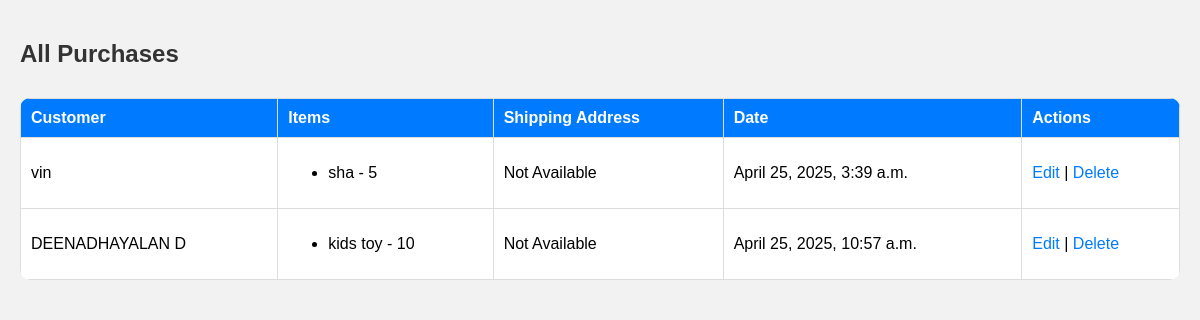
Page /purchases/ on the committed database.
### store/models.py (models this page shows, shortened)
class Purchase(models.Model):
    customer_name = models.CharField(max_length=100)
    date = models.DateTimeField(auto_now_add=True)

class PurchaseItem(models.Model):
    purchase = models.ForeignKey(Purchase, on_delete=models.CASCADE)
    item = models.ForeignKey(Item, on_delete=models.CASCADE)
    quantity = models.PositiveIntegerField()

class Item(models.Model):
    name = models.CharField(max_length=100)
    item_type = models.CharField(max_length=100)
    stock = models.PositiveIntegerField()

### store/views.py (the view)
# urls.py: path('purchases/', views.list_purchases, name='list_purchases'),
def list_purchases(request):
    purchases = Purchase.objects.all()
    return render(request, 'store/list_purchases.html', {'purchases': purchases})

### store/templates/store/list_purchases.html (shortened to what this page needs)
{% load static %}
<!DOCTYPE html>
<html>
<head>
    <link rel="stylesheet" href="{% static 'store/style.css' %}">
</head>
<body>
    <h2>All Purchases</h2>
    <table>
        <thead>
            <tr>
                <th>Customer</th>
                <th>Items</th>
                <th>Shipping Address</th>
                <th>Date</th>
                <th>Actions</th>
            </tr>
        </thead>
        <tbody>
            {% for purchase in purchases %}
            <tr>
                <td>{{ purchase.customer_name }}</td>
                <td>
                    <ul>
                        {% for pi in purchase.purchaseitem_set.all %}
                        <li>{{ pi.item.name }} - {{ pi.quantity }}</li>
                        {% endfor %}
                    </ul>
                </td>
                <td>
                    {% with shippings=purchase.shipping_set.all %}
                        {% if shippings %}
                            {{ shippings.0.address }}
                        {% else %}
                            Not Available
                        {% endif %}
                    {% endwith %}
                </td>
                <td>{{ purchase.date }}</td>
                <td>
                    <a href="{% url 'edit_purchase' purchase.id %}">Edit</a> |
                    <a href="{% url 'delete_purchase' purchase.id %}">Delete</a>
                </td>
            </tr>
            {% endfor %}
        </tbody>
    </table>
</body>
</html>

### store/static/store/style.css (style rules this page uses)
body { font-family: Arial, sans-serif; background: #f2f2f2; margin: 0; padding: 20px; }
h2 { color: #333; }
table { width: 100%; border-collapse: collapse; margin-top: 30px; background-color: #fff; border-radius: 10px; overflow: hidden; }
th, td { border: 1px solid #ddd; padding: 10px; text-align: left; }
th { background-color: #007bff; color: white; }
a { color: #007bff; text-decoration: none; }

### rows in the picture
Purchase: customer_name "vin", shows "Not Available", date "April 25, 2025, 3:39 a.m."
PurchaseItem: item.name "sha", quantity "5"
Purchase: customer_name "DEENADHAYALAN D", shows "Not Available", date "April 25, 2025, 10:57 a.m."
PurchaseItem: item.name "kids toy", quantity "10"
